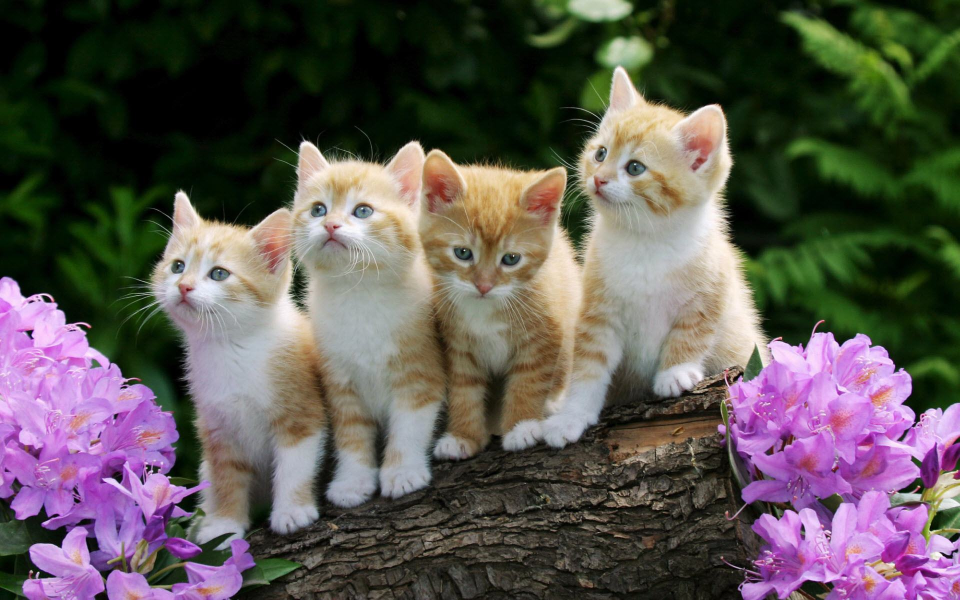
#> input picture sample.jpg, 1920 x 1200 px, found by its file name (shown at 1/2 size)
$ python edit.py
#> lines starting #> are read from the running program, lines starting #| are printed output that depends on the picture
import cv2

#Load image
image = cv2.imread("C:/Users/Acer/OneDrive/Documents/Open-CV Workshop/Day 1/sample.jpg")
#> image is the input picture: shape (1200, 1920, 3); mean B, G, R 82.1, 85.7, 91.9

#resize image
resized_image = cv2.resize(image, (800, 600))
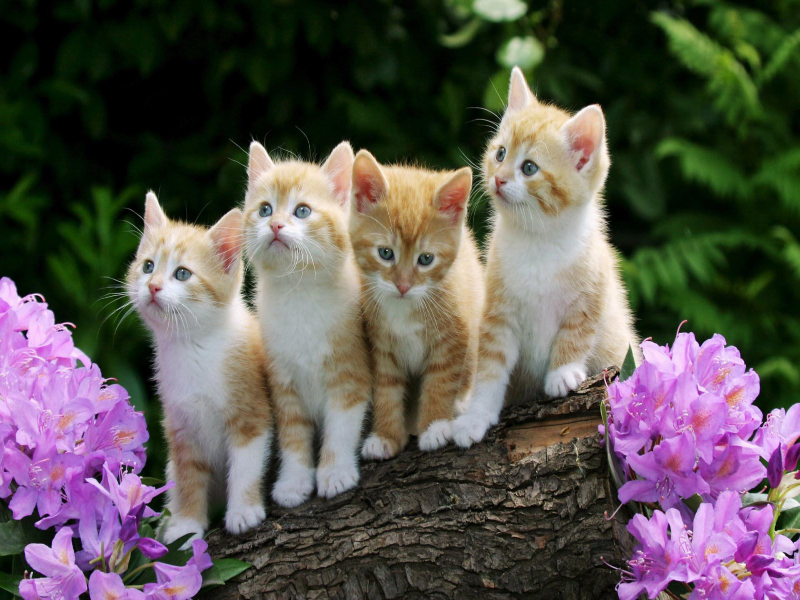
#> resized_image: shape (600, 800, 3); mean B, G, R 82.1, 85.7, 91.9

#rotate image
rotated_image = cv2.rotate(resized_image, cv2.ROTATE_90_CLOCKWISE)
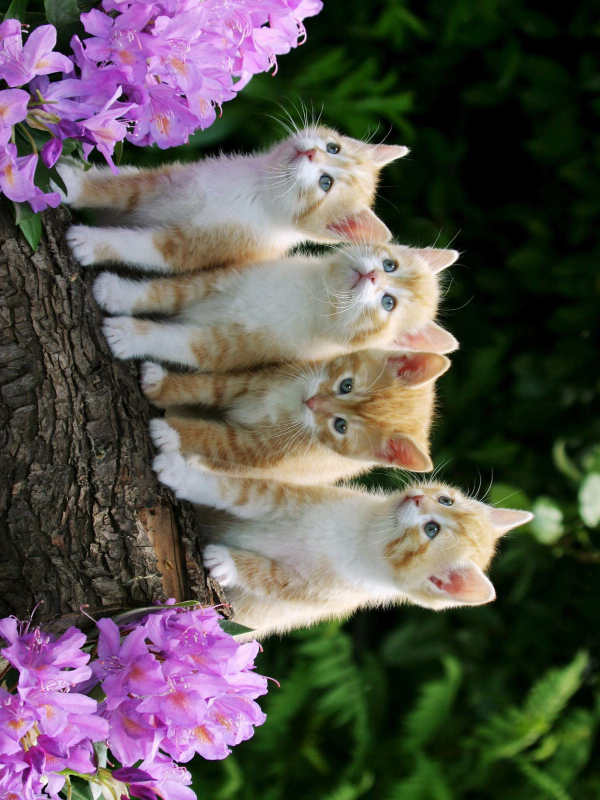
#> rotated_image: shape (800, 600, 3); mean B, G, R 82.1, 85.7, 91.9

#cropped image
cropped_image = rotated_image[50:400, 100:500]
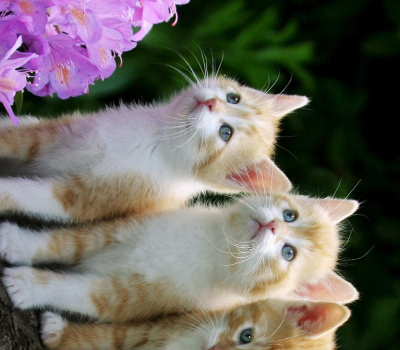
#> cropped_image: shape (350, 400, 3); mean B, G, R 97.6, 103.4, 109

#flipped image
flipped_image = cv2.flip(cropped_image, 1)
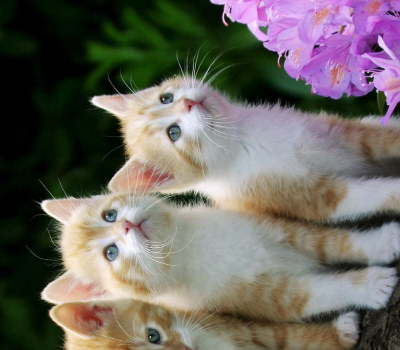
#> flipped_image: shape (350, 400, 3); mean B, G, R 97.6, 103.4, 109

cv2.imshow('flipped_image', flipped_image)
cv2.waitKey(0)
cv2.destroyAllWindows()
